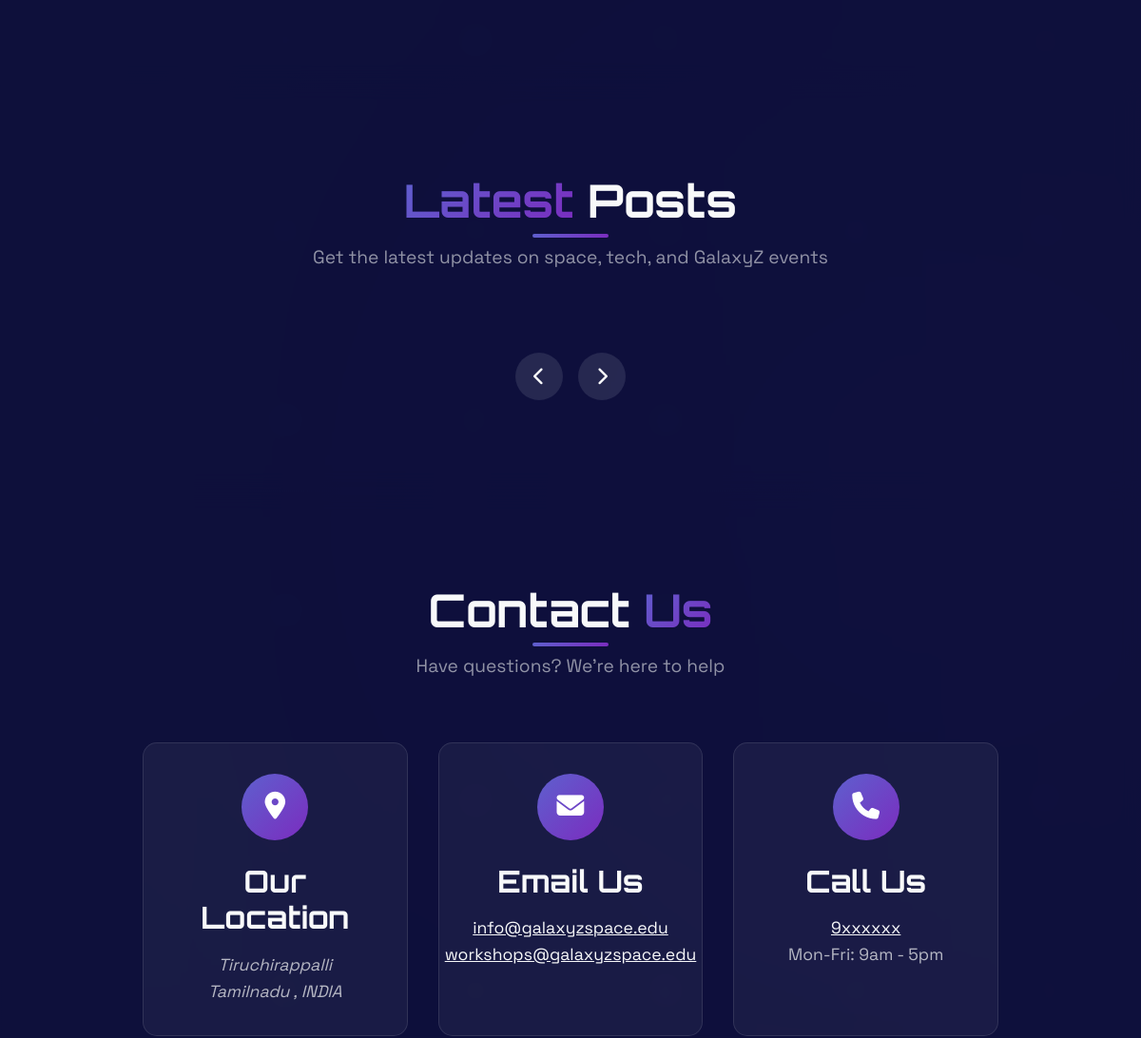
The app's page / (middle part), older data.
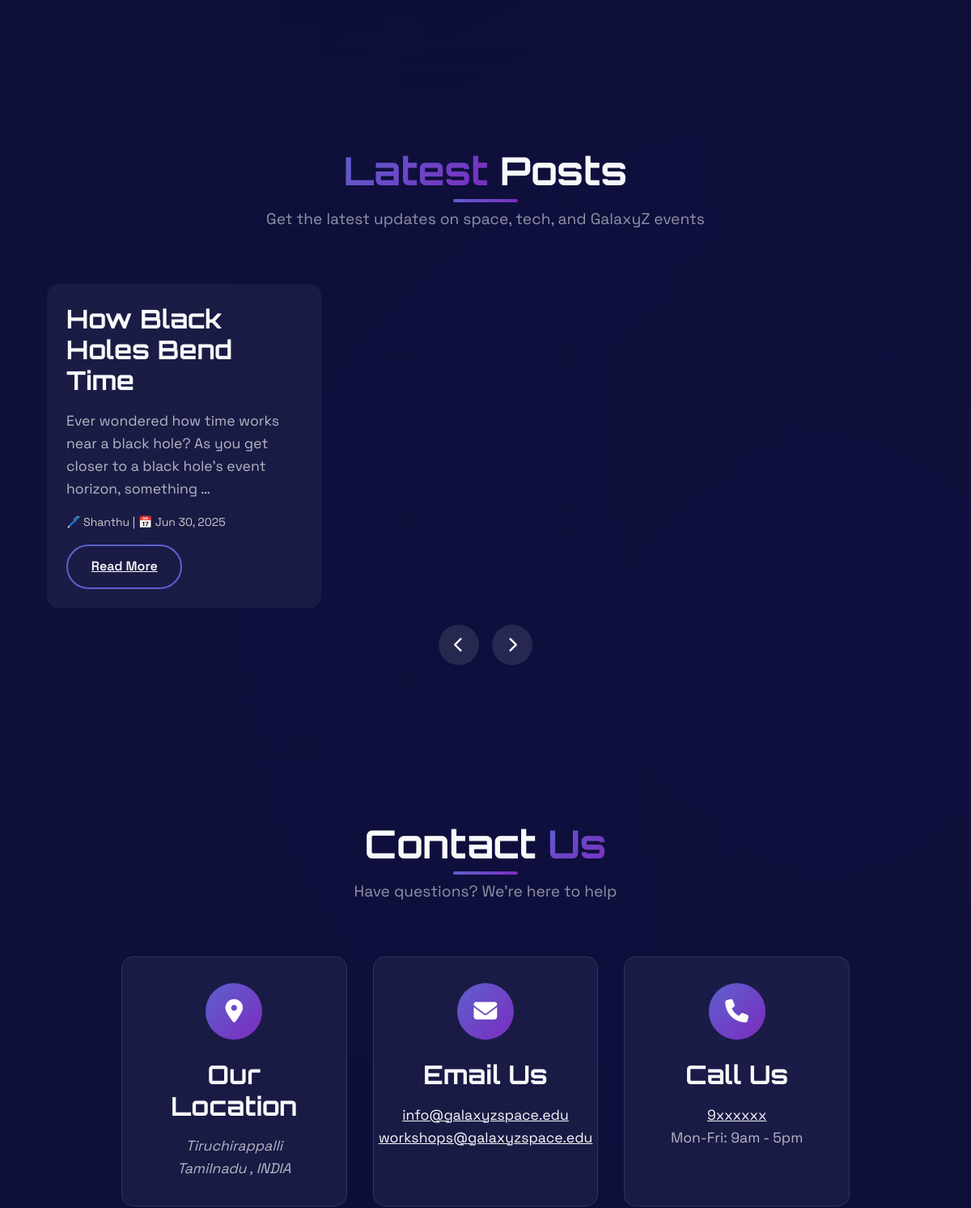
The same page, newer data.
### blog/models.py (models this page shows, shortened)
class Blog(models.Model):
    title = models.CharField(max_length=200)
    subtitle = models.CharField(max_length=255, blank=True, null=True)
    content = models.TextField()
    author = models.CharField(max_length=100)
    created_at = models.DateTimeField(auto_now_add=True)
    updated_at = models.DateTimeField(auto_now=True)
    class Meta:
        verbose_name = "Blog"
        verbose_name_plural = "Blogs"
        ordering = ['-created_at']  # Order by creation date, newest first

### main/views.py (the view)
# urls.py: 2. Add a URL to urlpatterns:  path('', views.home, name='home')
def home(request):
    workshops = Workshop.objects.all().order_by('-date')
    courses = Course.objects.all().order_by('-created_at')
    blogs = Blog.objects.all().order_by('-created_at')
    return render(request, 'main/index.html', {'workshops': workshops, 'courses': courses, 'blogs': blogs})

### main/templates/main/index.html (shortened to what this page needs)
<!DOCTYPE html>
{% load static %}
<html lang="en">
<head>
    <link rel="stylesheet" href="{% static 'styles/main.css' %}">
    <link rel="stylesheet" href="https://cdnjs.cloudflare.com/ajax/libs/font-awesome/6.4.0/css/all.min.css">
</head>
<body>
    <div class="space-background">
        <div class="stars"></div>
        <div class="twinkling"></div>
        <div class="shooting-stars"></div>
        <div class="nebula"></div>
    </div>
    <main>
        <section id="testimonials" class="section bg-primary">
        </section>
        <section id="blog" class="section bg-primary">
        <div class="section-header">
            <h2 class="section-title"><span class="text-gradient">Latest</span> Posts</h2>
            <p class="section-subtitle">Get the latest updates on space, tech, and GalaxyZ events</p>
        </div>
        <div class="course-carousel-wrapper">
            <div class="course-carousel" id="blog-track">
            {% for blog in blogs %}
            <article class="card card-hover">
                <div class="card-content">
                <h3>{{ blog.title }}</h3>
                <p>{{ blog.content|truncatewords:20 }}</p>
                <div class="card-footer">
                    <p style="font-size: 14px; color: #ccc;">🖊️ {{ blog.author }} | 📅 {{ blog.created_at|date:"M d, Y" }}</p>
                    <a href="{% url 'blog_detail' blog.id %}" class="btn btn-outline btn-pulse">Read More</a>
                </div>
                </div>
            </article>
            {% endfor %}
            </div>
        </div>
        <div class="workshop-nav">
            <button class="testimonial-nav-btn" onclick="prevCourse()"><i class="fas fa-chevron-left"></i></button>
            <button class="testimonial-nav-btn" onclick="nextCourse()"><i class="fas fa-chevron-right"></i></button>
        </div>
        </section>
        <section id="contact" class="section bg-primary">
            <div class="section-header">
                <h2 class="section-title">Contact <span class="text-gradient">Us</span></h2>
                <p class="section-subtitle">Have questions? We're here to help</p>
            </div>
            <div class="contact-info">
                <div class="contact-card contact-card-hover">
                    <div class="contact-icon">
                        <i class="fas fa-map-marker-alt"></i>
                    </div>
                    <h3>Our Location</h3>
                    <address class="contact-text">
                        Tiruchirappalli<br>
                        Tamilnadu , INDIA
                    </address>
                </div>
                <div class="contact-card contact-card-hover">
                    <div class="contact-icon">
                        <i class="fas fa-envelope"></i>
                    </div>
                    <h3>Email Us</h3>
                    <p class="contact-text">
                        <a href="mailto:info@galaxyzspace.edu">info@galaxyzspace.edu</a><br>
                        <a href="mailto:workshops@galaxyzspace.edu">workshops@galaxyzspace.edu</a>
                    </p>
                </div>
                <div class="contact-card contact-card-hover">
                    <div class="contact-icon">
                        <i class="fas fa-phone"></i>
                    </div>
                    <h3>Call Us</h3>
                    <p class="contact-text">
                        <a href="tel:+919344918620">9xxxxxx</a><br>
                        Mon-Fri: 9am - 5pm
                    </p>
                </div>
            </div>
        </section>
    </main>
</body>
</html>

Row changes from the older to the newer data that the page shows:
added Blog: title "How Black Holes Bend Time", content "Ever wondered how time works near a black hole? As you get closer to a black hole’s event horizon, something …", author "Shanthu", created_at "Jun 30, 2025"
